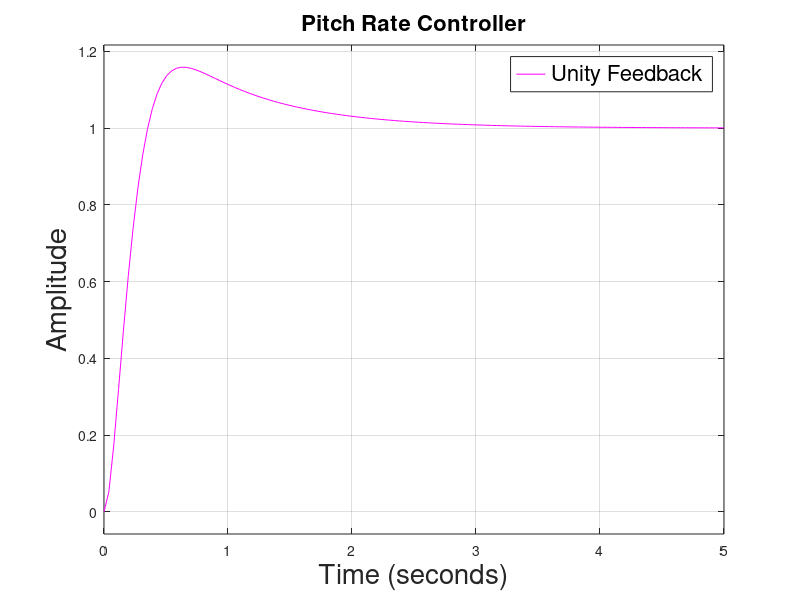
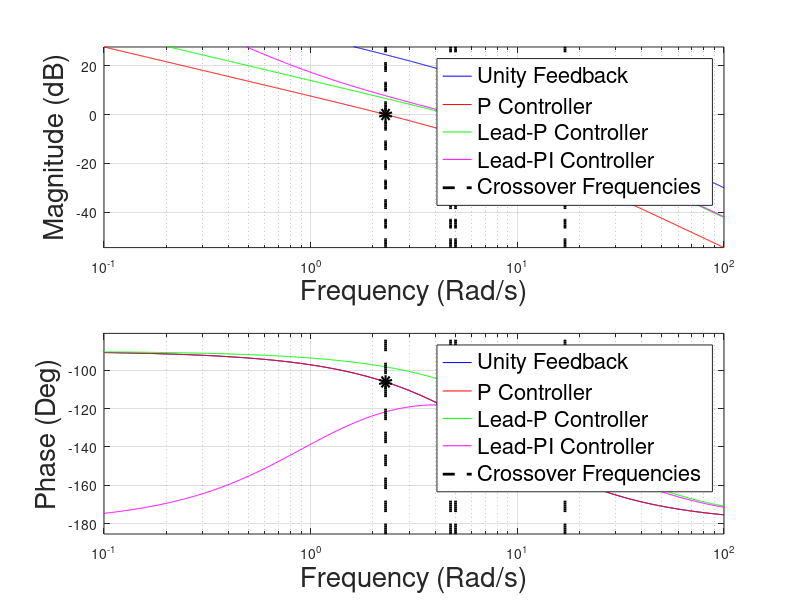
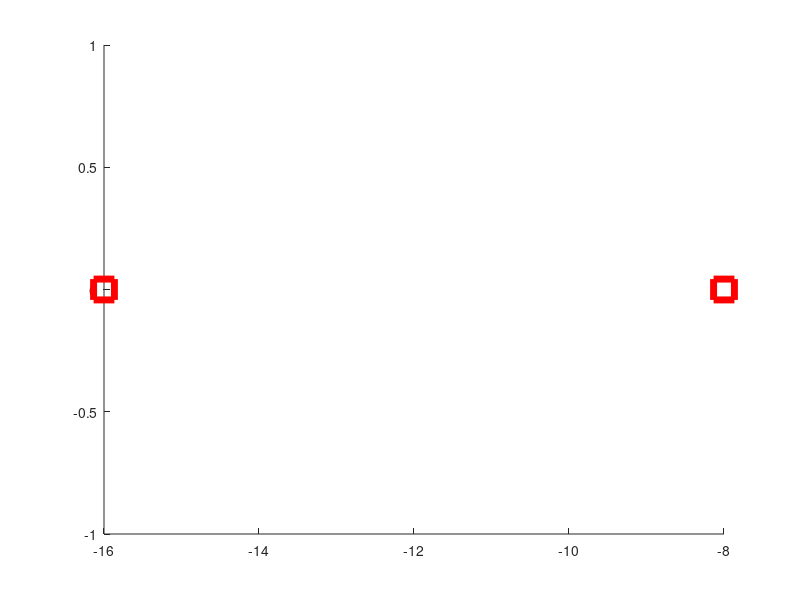

MATLAB code for these plots, in order: (Note: this script raises an error after producing the figures.)
s = tf('s');

%% Define System Parameters
Izz = 0.170197;
Ixx = 0.025028;
Iyy = 0.16926;

m = 3.352;
g = 9.81;

motor_timing_constant = 0.125;

%% Pitch 
pitch_rate_tf       = (1/(motor_timing_constant*Ixx))/(s*(s + (1/motor_timing_constant)))

% pitch_rate_controller_tf   = 0.23514*(((1 + 0.12*s) * (1 + 2*s)) / (s * (1 + 0.017*s)))
% pitch_rate_controller_tf = 0.061805 * (s + 3.5) * (s + 0.01) / (s * (s +3.5))

pitch_rate_controller_tf  = 0.06;
pitch_rate_controller1_tf = 0.24813 * (s + 8) / ((s + 16))
pitch_rate_controller2_tf = 0.25845 * (s + 8) * (s + 1) / (s * (s + 16))

transfer_function    = pitch_rate_controller_tf *pitch_rate_tf;
transfer_function1   = pitch_rate_controller1_tf*pitch_rate_tf;
transfer_function2   = pitch_rate_controller2_tf*pitch_rate_tf;

%% Plot Step Responses
figure;
hold on;

step(feedback(pitch_rate_tf, 1), 'b')
step(feedback(transfer_function, 1), 'r')
step(feedback(transfer_function1, 1), 'g')
step(feedback(transfer_function2, 1), 'm' )

xlabel('Time (seconds)', 'FontSize', 20)
ylabel('Amplitude', 'FontSize', 20)
legend({'Unity Feedback', 'P Controller', 'Lead-P Controller', 'Lead-PI Controller'}, 'FontSize', 16);
title('Pitch Rate Controller', 'FontSize', 16)
grid on;

hold off;

figure;
%% Plot Bode Plot, Highlighting the crossover poles
[mag, phase, wout]    = bode(pitch_rate_tf);
[Gm,Pm,Wgm,Wpm]       = margin(pitch_rate_tf);

[mag1, phase1, wout1]  = bode(transfer_function);
[Gm1,Pm1,Wgm1,Wpm1]     = margin(transfer_function);

[mag2, phase2, wout2]  = bode(transfer_function1);
[Gm2,Pm2,Wgm2,Wpm2]    = margin(transfer_function1);

[mag3, phase3, wout3]  = bode(transfer_function2);
[Gm3,Pm3,Wgm3,Wpm3]    = margin(transfer_function2);

xl = [max([wout(1) wout1(1) wout2(1) wout3(1)]) min([wout(end) wout1(end) wout2(end) wout3(end)])];

subplot(2, 1, 1)
semilogx(wout, 20*log10(squeeze(mag)), 'b', wout1, 20*log10(squeeze(mag1)), 'r', wout2, 20*log10(squeeze(mag2)), 'g', wout3, 20*log10(squeeze(mag3)), 'm')
hold on;
grid on;

plot(zeros(2001, 1)+Wpm, -1000:1000, 'k--', 'LineWidth', 2); %Mark Plot cross over point
plot(zeros(2001, 1)+Wpm1, -1000:1000, 'k--', 'LineWidth', 2); %Mark Plot cross over point
plot(zeros(2001, 1)+Wpm2, -1000:1000, 'k--', 'LineWidth', 2); %Mark Plot cross over point
plot(zeros(2001, 1)+Wpm3, -1000:1000, 'k--', 'LineWidth', 2); %Mark Plot cross over point
plot(Wpm3, 0, 'ko', 'Markersize', 5, 'LineWidth', 5); %Mark Plot cross over point
plot(Wpm2, 0, 'ko', 'Markersize', 5, 'LineWidth', 5); %Mark Plot cross over point
plot(Wpm1, 0, 'ko', 'Markersize', 5, 'LineWidth', 5); %Mark Plot cross over point
plot(Wpm, 0, 'ko', 'Markersize', 5, 'LineWidth', 5); %Mark Plot cross over point

xlim(xl)
ylim([min(20*log10(squeeze(mag1))) max(20*log10(squeeze(mag1)))])
xlabel('Frequency (Rad/s)', 'FontSize', 20);
ylabel('Magnitude (dB)', 'FontSize', 20);
% title('Closed Pitch Rate Loop Bode - Gain Plot', 'FontSize', 20)
title('')
legend({'Unity Feedback', 'P Controller', 'Lead-P Controller', 'Lead-PI Controller', 'Crossover Frequencies'}, 'FontSize', 16)
hold off;



subplot(2, 1, 2)
semilogx(wout, squeeze(phase), 'b', wout1, squeeze(phase1), 'r', wout2, squeeze(phase2), 'g', wout3, squeeze(phase3), 'm')
hold on;
grid on;

plot(zeros(2001, 1)+Wpm, -1000:1000, 'k--', 'LineWidth', 2); %Mark Plot cross over point
plot(zeros(2001, 1)+Wpm1, -1000:1000, 'k--', 'LineWidth', 2); %Mark Plot cross over point
plot(zeros(2001, 1)+Wpm2, -1000:1000, 'k--', 'LineWidth', 2); %Mark Plot cross over point
plot(zeros(2001, 1)+Wpm3, -1000:1000, 'k--', 'LineWidth', 2); %Mark Plot cross over point
plot(Wpm3, Pm3-180, 'ko', 'Markersize', 5, 'LineWidth', 5); %Mark Plot cross over point
plot(Wpm2, Pm2-180, 'ko', 'Markersize', 5, 'LineWidth', 5); %Mark Plot cross over point
plot(Wpm1, Pm1-180, 'ko', 'Markersize', 5, 'LineWidth', 5); %Mark Plot cross over point
plot(Wpm, Pm-180, 'ko', 'Markersize', 5, 'LineWidth', 5); %Mark Plot cross over point

xlim(xl)
ylim([min(phase)-10 max(phase)+10])
xlabel('Frequency (Rad/s)', 'FontSize', 20);
ylabel('Phase (Deg)', 'FontSize', 20);
% title('Closed Pitch Rate Loop Bode - Phase Plot', 'FontSize', 20)
title('')
legend({'Unity Feedback', 'P Controller', 'Lead-P Controller', 'Lead-PI Controller', 'Crossover Frequencies'}, 'FontSize', 16)
hold off;

%% Plot Root Locus and highlight the closed loop poles
figure;
% subplot(1,2,1)
hold on;
                 
%Plot position of closed loop poles
cl_pole = rlocus(transfer_function1, 1)  ;         
plot(real(cl_pole(1:2)),imag(cl_pole(1:2)),'rs','Markersize',15, 'LineWidth', 5)

%Plot position of open loop poles
ol_pole = rlocus(transfer_function1, 0)  ;        
plot(real(ol_pole),imag(ol_pole),'bx','Markersize',15, 'LineWidth', 3)

%Plot position of open loop zeros
[pole, zero] = pzmap(feedback(transfer_function1, 1));   
plot(real(zero),imag(zero),'go','Markersize',10, 'LineWidth', 3)

%Plot Open loop root locus
rlocus(transfer_function1, 'c')   

% title('Root Locus', 'FontSize', 20)
title('')
xlabel('Imaginary Axis', 'FontSize', 20);
ylabel('Real Axis', 'FontSize', 20);
legend({'Closed Loop Poles', 'Open Loop Poles', 'Zeros'}, 'FontSize', 16)

grid on;
hold off;

